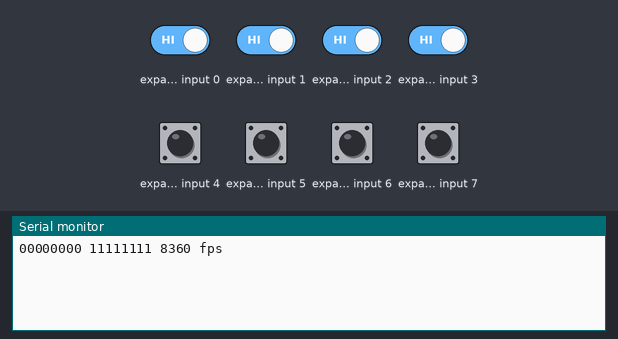
This sketch was run on a simulated Arduino Uno, built with avr-gcc and run on an emulated ATmega328P. On the bench: the last lines printed to the serial monitor. Wiring (inferred from the names in the program): input shift register (74HC165): load pin 17; clock pin 18; serial out pin 16. The inputs (shaded band) are chosen by the test bench; at power-on: expander input 0–7 HIGH.

Above: at 1.2 s.
1.3 s: expander input 0 driven LOW
At 2.6 s:
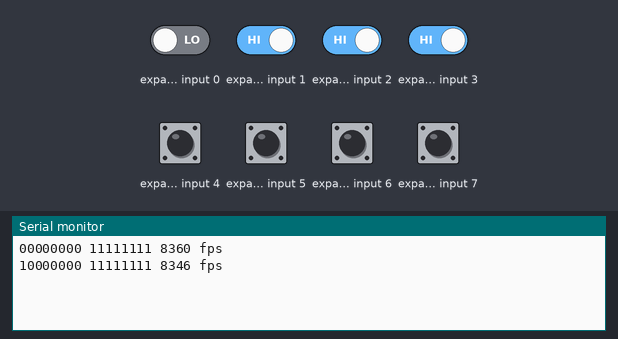
2.8 s: expander input 1 driven LOW
At 3.8 s:
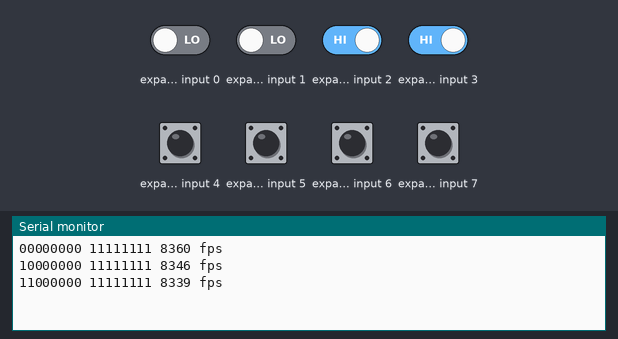
4.3 s: expander input 2 driven LOW
At 5.6 s:
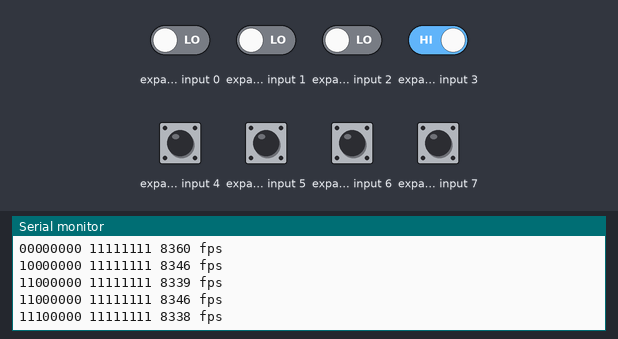
5.8 s: expander input 3 driven LOW
At 6.4 s:
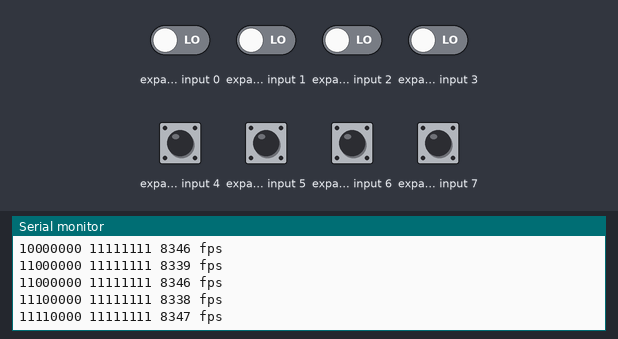
Timing chart, 0 to 8.3 s (numbered marks = the images above; inputs shaded):
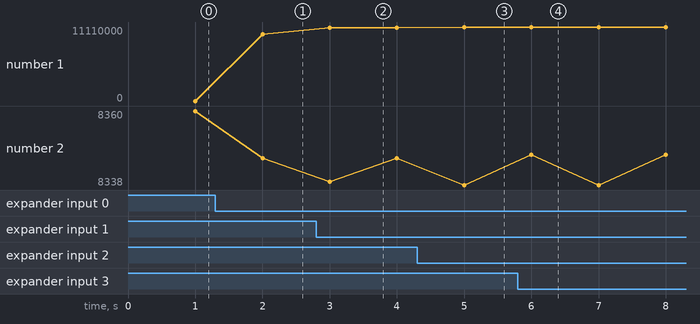

Measured:
- after the input at 1.3 s, the serial monitor: prints a new line after 0.70 s (image 1)
- after the input at 2.8 s, the serial monitor: prints a new line after 0.20 s (image 2)
- after the input at 4.3 s, the serial monitor: prints a new line after 0.70 s (image 3)
- after the input at 5.8 s, the serial monitor: prints a new line after 0.20 s (image 4)
- plotted number 1: 0 → 10000000 after the input at 1.3 s, 10000000 → 11000000 after the input at 2.8 s, 11000000 → 11100000 after the input at 4.3 s, 11100000 → 11110000 after the input at 5.8 s

The sketch:

sketch_mar26c.ino
```cpp
const byte LATCH = 17;
const byte DATA  = 16;
const byte CLOCK = 18;
const byte chips = 1; // number of 74HC165 (8bit) chips used

static unsigned long lastMillis;
static unsigned long frameCount;
static unsigned int framesPerSecond;
const int seconds = 1;

void setup() {
  Serial.begin(115200);
  pinMode(LATCH, OUTPUT);
  pinMode(CLOCK, OUTPUT);
  pinMode(DATA, INPUT);
  digitalWrite(CLOCK, HIGH);
  digitalWrite(LATCH, HIGH);
}

void loop() {
  unsigned long now = millis();
  frameCount ++; // Once around the moon ...

  byte Switch[chips];

  digitalWrite(CLOCK, HIGH);
  digitalWrite(LATCH, LOW);
  digitalWrite(LATCH, HIGH);

  for (byte i=0; i<chips; i++) {
    Switch[i] = shiftIn(DATA, CLOCK, MSBFIRST);
  }

  if (now - lastMillis >= seconds * 1000) {
    framesPerSecond = frameCount / seconds;

    for (byte i=0; i<8; i++) {
      Serial.print((Switch[0] & (1<<i)) != 0 ? 0 : 1);
    }

    Serial.print(" ");

    for (byte i=0; i<8; i++) {
      Serial.print((Switch[1] & (1<<i)) != 0 ? 0 : 1);
    }

    Serial.print(" ");
    Serial.print(framesPerSecond);
    Serial.println(" fps");

    frameCount = 0;
    lastMillis = now;
  }
}
```
